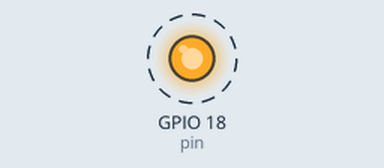
Bench run of a program on a simulated Raspberry Pi (BCM pin numbers). Parts: output pins drawn as LEDs (lit = HIGH). Dashed ring = blinking. At 0.4 s the program stops and its outputs stay as they are.

Above: at 0.05 s.
Timing chart, 0 to 1.9 s (numbered marks = the images above):
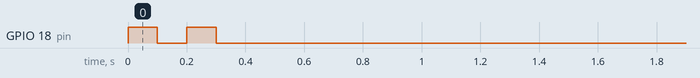

The program:

nhayled.py
```python
import RPi.GPIO as GPIO
import time

pin=18
GPIO.setmode(GPIO.BCM)
GPIO.setup(pin,GPIO.OUT)
GPIO.output(pin,True)
time.sleep(0.1)
GPIO.output(pin,False)
time.sleep(0.1)
GPIO.output(pin,True)
time.sleep(0.1)
GPIO.output(pin,False)
time.sleep(0.1)
```

Measured:
- by itself, GPIO 18 (pin): alternates HIGH for 0.10 s and LOW for 0.10 s, 4 changes in all, then stays LOW
